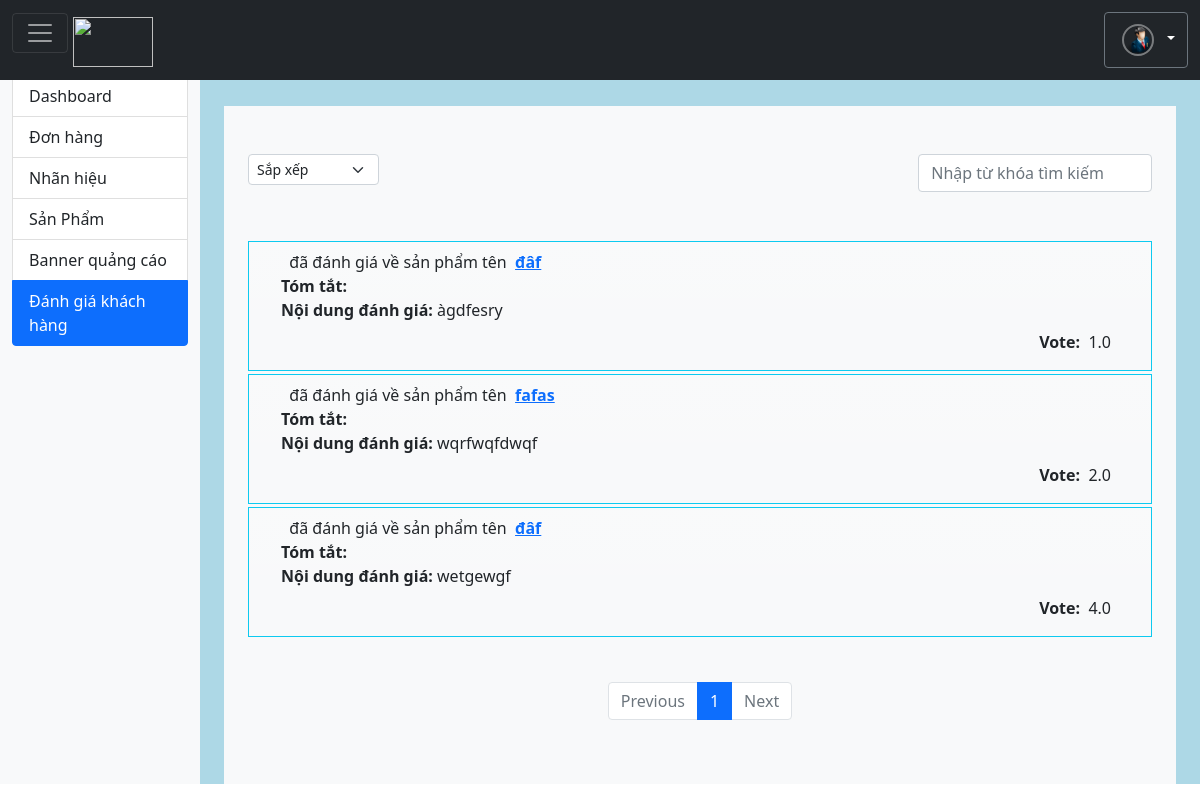
The page /admin/comment/index.php (signed in) on the database as committed earlier.
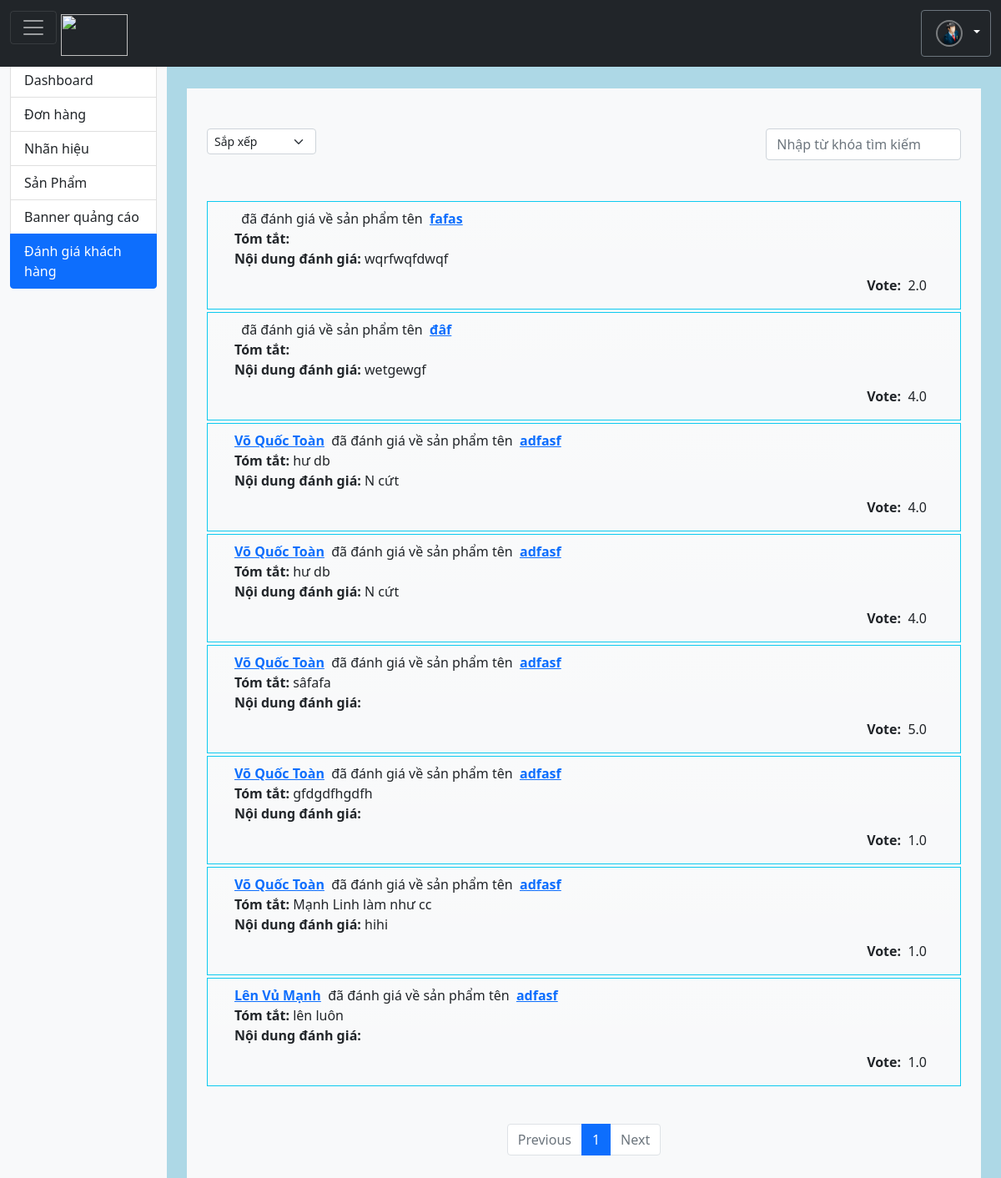
The same page on the database as committed later.
### tables this page shows
CREATE TABLE `comment` (
  `ID` int(11) NOT NULL,
  `email` varchar(100) NOT NULL,
  `fullname` varchar(100) NOT NULL,
  `IDaccount` int(11) DEFAULT NULL,
  `idproduct` int(11) NOT NULL,
  `summary` varchar(200) NOT NULL,
  `content` longtext DEFAULT NULL,
  `voted` decimal(2,1) DEFAULT NULL,
  `create_at` datetime NOT NULL
);

CREATE TABLE `product` (
  `id` int(11) NOT NULL,
  `brandid` int(11) NOT NULL,
  `name` varchar(50) NOT NULL,
  `des_product` longtext DEFAULT NULL,
  `price` float NOT NULL,
  `price_old` float NOT NULL,
  `image` varchar(500) DEFAULT NULL,
  `amount` int(11) NOT NULL,
  `created_at` datetime DEFAULT NULL,
  `updated_at` datetime DEFAULT NULL
);

### admin/db/dbhelper.php (called while the page is built, shortened)
<?php
function executeResult($sql) {
	$con = mysqli_connect(HOST, USERNAME, PASSWORD, DATABASE);
	mysqli_set_charset($con,'UTF8');
	$result = mysqli_query($con, $sql);
	$data   = [];
	while ($row = mysqli_fetch_array($result, 1)) {
		$data[] = $row;
	}
	return $data;
}
function executeSingleResult($sql) {
	$con = mysqli_connect(HOST, USERNAME, PASSWORD, DATABASE);
	mysqli_set_charset($con,'UTF8');
	$result = mysqli_query($con, $sql);
	$row    = mysqli_fetch_array($result, 1);
	return $row;
}

### admin/comment/index.php (the view, shortened to what the changed rows need)
<?php
require_once('../db/dbhelper.php');
if(isset($_SESSION['username']) and isset($_SESSION['password'])){
    $username=$_SESSION['username'];
    $password=$_SESSION['password'];
    $sql = "select * from accountad where username = '$username' and password = '$password' ";
}else header('Location: ../login/login.php');
if(isset($_POST['sort'])) $sort=$_POST['sort'];
else $sort='';
?>
<!DOCTYPE html>
<html>
  <head>
    <link href="https://cdn.jsdelivr.net/npm/bootstrap@5.0.0-beta3/dist/css/bootstrap.min.css" rel="stylesheet">
  </head>
  <body>
    <head>
    </head>
    <div class="container-fluid">
      <div class="row top-space">
        <main class="col-md-9 ms-sm-auto col-lg-10 px-md-4">
			<div class="album py-5 bg-light top-space">
				<div class="container">
        <div class="d-flex flex-column bd-highlight mb-3 top-space">
<?php
$limit=10;
$page=1;
$sqlCount="select count(id) count from comment";
$count=executeSingleResult($sqlCount)['count'];
$countPage=ceil($count/$limit);
$firtIndex=($page-1)*$limit;
if(isset($_GET['search'])) {
  $key=addslashes(strip_tags($_GET['search']));
  $sql='SELECT a.*, c.name nameproduct FROM comment a, product c WHERE  a.idproduct=c.id AND (a.summary LIKE "%'.$key.'%" OR a.content LIKE "%'.$key.'%" OR voted LIKE "%'.$key.'%" OR nameproduct LIKE "%'.$key.'%") '.$sort.' limit '.$firtIndex.','.$limit;
}
else { $sql='SELECT a.* , c.name nameproduct FROM comment a, product c WHERE a.idproduct=c.id '.$sort.' limit '.$firtIndex.','.$limit; $key='';}
$list=executeResult($sql);
foreach ($list as $item) {
  echo '<tr>
          <div class="p-2 bd-highlight bg-light bg-gradient border border-info space">
          <div class="container-fluid">
            <div class="d-flex flex-column">
              <div class="d-flex align-items-start"><a href="" data-bs-toggle="modal" data-bs-target="#CusModal"><b>'.$item['fullname'].'</b> </a> &nbsp; đã đánh giá về sản phẩm tên &nbsp; <a href="../product/index.php?idproduct='.$item['idproduct'].'"><b>'.$item['nameproduct'].'</b></a></div>
                <div class="modal fade" id="CusModal" tabindex="-1" aria-labelledby="exampleModalLabel" aria-hidden="true">
                  <div class="modal-dialog">
                    <div class="modal-content">
                      <div class="modal-header">
                        <h5 class="modal-title" id="exampleModalLabel">Thông tin khách hàng</h5>
                        <button type="button" class="btn-close" data-bs-dismiss="modal" aria-label="Close"></button>
                      </div>
                      <div class="modal-body">
                        <div class="d-flex flex-column">
                          <td class="align-middle"><div class="d-flex justify-content-center top-space"><b>Họ tên:</b>&nbsp;<i>'.$item['fullname'].'</i></div></td>
                          <td class="align-middle"><div class="d-flex justify-content-center"><b>Email:</b>&nbsp;<i>'.$item['email'].'</i></div></td>
                          </div>
                      </div>
                      <div class="modal-footer">
                        <button type="button" class="btn btn-secondary" data-bs-dismiss="modal">Close</button>
                      </div>
                    </div>
                  </div>
                </div>
                <div class="d-flex align-items-stretch"><b>Tóm tắt:&nbsp; </b>'.$item['summary'].'</div>
              <div class="d-flex align-items-stretch"><b>Nội dung đánh giá:&nbsp; </b>'.$item['content'].'</div>
              <div class="d-flex align-items-stretch">
                <div class="ms-auto p-2 bd-highlight"><b>Vote: &nbsp;</b>'.$item['voted'].'</div>
              </div>
            </div>
          </div>
        </div>
  </tr>';
}
?>
            </div>
            <nav aria-label="Page navigation example">
              <ul class="pagination justify-content-center top-space">
                <?php
                   for($i=1;$i<=$countPage;$i++){
                    if($i==$page)
                    echo '<li class="page-item active"><a class="page-link"  href="index.php?search='.$key.'&page='.$i.'">'.$i.'</a></li>';
                    else echo '<li class="page-item"><a class="page-link"  href="index.php?search='.$key.'&page='.$i.'">'.$i.'</a></li>';
                  }
                ?>
              </ul>
            </nav>
				  </div>
			  </div>
        </main>
      </div>
    </div>
  </body>
</html>

Rows that differ between the two databases and show on the page:
removed comment: idproduct.name "đâf", content "àgdfesry", voted "1.0"
added comment: fullname "Võ Quốc Toàn", idproduct.name "adfasf", summary "hư db", content "N cứt", voted "4.0"
added comment: fullname "Võ Quốc Toàn", idproduct.name "adfasf", summary "hư db", content "N cứt", voted "4.0"
added comment: fullname "Võ Quốc Toàn", idproduct.name "adfasf", summary "sâfafa", voted "5.0"
added comment: fullname "Võ Quốc Toàn", idproduct.name "adfasf", summary "gfdgdfhgdfh", voted "1.0"
added comment: fullname "Võ Quốc Toàn", idproduct.name "adfasf", summary "Mạnh Linh làm như cc", content "hihi", voted "1.0"
added comment: fullname "Lên Vủ Mạnh", idproduct.name "adfasf", summary "lên luôn", voted "1.0"
